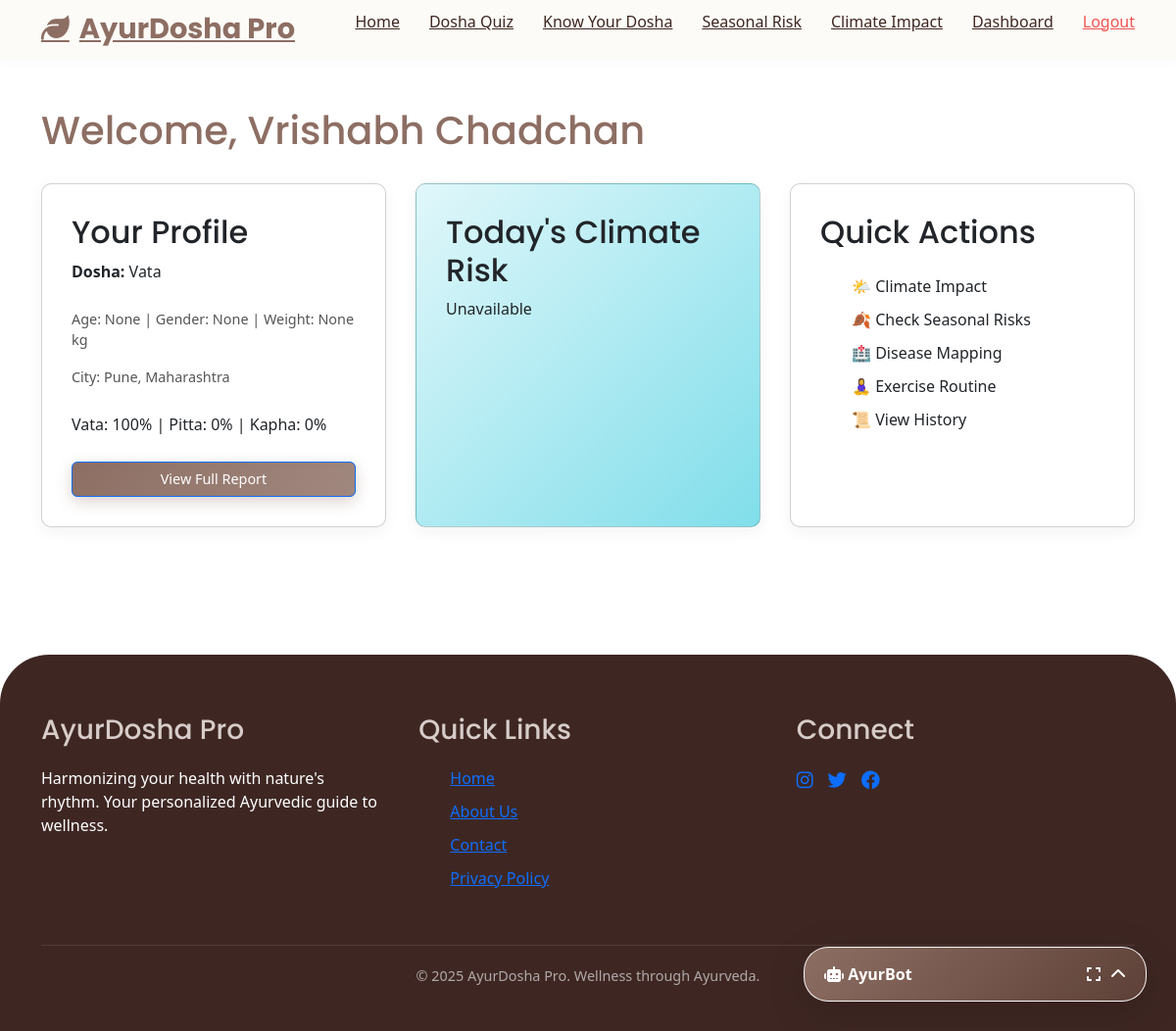
Screenshot of /dashboard (signed in) with the database file from the repository.
### tables this page shows
CREATE TABLE users (
            id TEXT PRIMARY KEY,
            name TEXT,
            email TEXT UNIQUE,
            password_hash TEXT,
            age INTEGER,
            gender TEXT,
            city TEXT,
            vata_score INTEGER,
            pitta_score INTEGER,
            kapha_score INTEGER,
            prakruti TEXT,
            created_at TIMESTAMP DEFAULT CURRENT_TIMESTAMP
        , weight REAL);

### app.py (the view)
@app.route('/dashboard')
def dashboard():
    conn = get_db_connection()
    user = conn.execute('SELECT * FROM users WHERE id = ?', (session['user_id'],)).fetchone()
    conn.close()
    return render_template('dashboard.html', user=user)

### app.py (called while the page is built)
def get_db_connection():
    conn = sqlite3.connect(DB_NAME)
    conn.row_factory = sqlite3.Row
    return conn

@app.before_request
def require_login():
    allowed_routes = ['login', 'signup', 'api_login', 'api_signup', 'static', 'index', 'about', 'contact']
    if request.endpoint not in allowed_routes and 'user_id' not in session:
        if request.endpoint == 'static':
            return
        return redirect(url_for('login'))

### templates/dashboard.html (shortened to what this page needs)
{% extends "base.html" %}
{% block content %}
<section style="padding: 50px 0;">
    <div class="container">
        <h1 style="color: var(--primary-color);">Welcome, {{ user['name'] }}</h1>
        <div
            style="display: grid; grid-template-columns: repeat(auto-fit, minmax(300px, 1fr)); gap: 30px; margin-top: 30px;">
            <div class="card"
                style="background: var(--white); padding: 30px; border-radius: 10px; box-shadow: 0 5px 15px rgba(0,0,0,0.05);">
                <h2>Your Profile</h2>
                {% if user['prakruti'] %}
                <p><strong>Dosha:</strong> {{ user['prakruti'] }}</p>
                <div style="margin: 10px 0; font-size: 0.9rem; color: #555;">
                    <p>Age: {{ user['age'] }} | Gender: {{ user['gender'] }} | Weight: {{ user['weight'] }} kg</p>
                    <p>City: {{ user['city'] }}</p>
                </div>
                <p>Vata: {{ user['vata_score'] }}% | Pitta: {{ user['pitta_score'] }}% | Kapha: {{ user['kapha_score']
                    }}%</p>
                <a href="/result" class="btn btn-primary" style="margin-top: 10px; font-size: 0.9rem;">View Full
                    Report</a>
                {% else %}
                <p>You haven't taken the quiz yet.</p>
                <a href="/questionnaire" class="btn btn-primary" style="margin-top: 10px;">Take Quiz</a>
                {% endif %}
            </div>
            <div class="card"
                style="background: linear-gradient(135deg, #e0f7fa 0%, #80deea 100%); padding: 30px; border-radius: 10px; box-shadow: 0 5px 15px rgba(0,0,0,0.05);">
                <h2>Today's Climate Risk</h2>
                <div id="dashboard-climate-loading">Loading...</div>
            </div>
            <div class="card"
                style="background: var(--white); padding: 30px; border-radius: 10px; box-shadow: 0 5px 15px rgba(0,0,0,0.05);">
                <h2>Quick Actions</h2>
                <ul style="list-style: none; margin-top: 15px;">
                    <li style="margin-bottom: 10px;"><a href="/climate-impact"
                            style="color: var(--text-color); text-decoration: none;">🌤️ Climate Impact</a></li>
                    <li style="margin-bottom: 10px;"><a href="/seasonal"
                            style="color: var(--text-color); text-decoration: none;">🍂 Check Seasonal Risks</a></li>
                    <li style="margin-bottom: 10px;"><a href="/diseases"
                            style="color: var(--text-color); text-decoration: none;">🏥 Disease Mapping</a></li>
                    <li style="margin-bottom: 10px;"><a href="/exercise"
                            style="color: var(--text-color); text-decoration: none;">🧘‍♀️ Exercise Routine</a></li>
                    <li style="margin-bottom: 10px;"><a href="/history"
                            style="color: var(--text-color); text-decoration: none;">📜 View History</a></li>
                </ul>
            </div>
        </div>
    </div>
</section>
{% endblock %}

### static/css/style.css (style rules this page uses)
:root { --primary-color: #8D6E63; --primary-dark: #5D4037; --secondary-color: #A1887F; --accent-color: #D7CCC8; --climate-blue: #81D4FA; --climate-warm: #FFCC80; --climate-green: #A5D6A7; --text-dark: #3E2723; --text-light: #5D4037; --text-muted: #8D6E63; --white: #FFFFFF; --off-white: #FDFBF7; --glass-bg: rgba(255, 255, 255, 0.7); --glass-border: rgba(255, 255, 255, 0.5); --shadow-soft: 0 10px 30px rgba(0, 0, 0, 0.05); --shadow-hover: 0 15px 40px rgba(0, 0, 0, 0.1); --font-heading: 'Poppins', sans-serif; --font-body: 'Inter', sans-serif; }
* { margin: 0; padding: 0; box-sizing: border-box; }
body { font-family: var(--font-body); background-color: var(--off-white); color: var(--text-dark); line-height: 1.7; overflow-x: hidden; }
h1, h2, h3, h4, h5, h6 { font-family: var(--font-heading); font-weight: 600; color: var(--text-dark); margin-bottom: 1rem; }
a { text-decoration: none; color: inherit; transition: all 0.3s ease; }
ul { list-style: none; }
.container { max-width: 1200px; margin: 0 auto; padding: 0 20px; }
.btn { display: inline-block; padding: 12px 30px; border-radius: 50px; font-weight: 600; cursor: pointer; transition: all 0.3s ease; border: none; }
.btn-primary { background: linear-gradient(135deg, var(--primary-color), var(--secondary-color)); color: var(--white); box-shadow: 0 5px 15px rgba(141, 110, 99, 0.3); }
.card { background: var(--white); border-radius: 20px; padding: 30px; box-shadow: var(--shadow-soft); transition: all 0.4s ease; border: 1px solid rgba(0, 0, 0, 0.02); }

### rows the page displays
users: name "Vrishabh Chadchan", prakruti "Vata", city "Pune, Maharashtra", vata_score "100", pitta_score "0", kapha_score "0"

### other values shown
{{ user['age'] }} "None"
{{ user['gender'] }} "None"
{{ user['weight'] }} "None"
